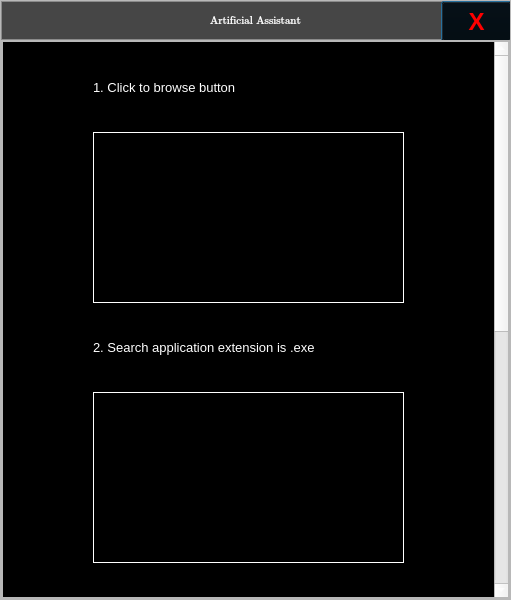
<?xml version="1.0" encoding="UTF-8"?>
<ui version="4.0">
 <class>Add_help</class>
 <widget class="QDialog" name="Add_help">
  <property name="geometry">
   <rect>
    <x>0</x>
    <y>0</y>
    <width>511</width>
    <height>600</height>
   </rect>
  </property>
  <property name="windowTitle">
   <string>Dialog</string>
  </property>
  <widget class="QFrame" name="frame">
   <property name="geometry">
    <rect>
     <x>0</x>
     <y>0</y>
     <width>511</width>
     <height>600</height>
    </rect>
   </property>
   <property name="frameShape">
    <enum>QFrame::StyledPanel</enum>
   </property>
   <property name="frameShadow">
    <enum>QFrame::Raised</enum>
   </property>
   <layout class="QVBoxLayout" name="verticalLayout">
    <property name="spacing">
     <number>0</number>
    </property>
    <property name="leftMargin">
     <number>0</number>
    </property>
    <property name="topMargin">
     <number>0</number>
    </property>
    <property name="rightMargin">
     <number>0</number>
    </property>
    <property name="bottomMargin">
     <number>0</number>
    </property>
    <item>
     <widget class="QFrame" name="frame_2">
      <property name="minimumSize">
       <size>
        <width>0</width>
        <height>39</height>
       </size>
      </property>
      <property name="maximumSize">
       <size>
        <width>16777215</width>
        <height>39</height>
       </size>
      </property>
      <property name="frameShape">
       <enum>QFrame::StyledPanel</enum>
      </property>
      <property name="frameShadow">
       <enum>QFrame::Raised</enum>
      </property>
      <widget class="QLabel" name="label">
       <property name="geometry">
        <rect>
         <x>0</x>
         <y>0</y>
         <width>509</width>
         <height>39</height>
        </rect>
       </property>
       <property name="font">
        <font>
         <family>Cambria Math</family>
         <pointsize>8</pointsize>
        </font>
       </property>
       <property name="styleSheet">
        <string notr="true">background-color: rgb(70, 70, 70);
border:1px solid rgb(138, 138, 138);
color:rgb(255, 255, 255);</string>
       </property>
       <property name="text">
        <string>Artificial Assistant</string>
       </property>
       <property name="alignment">
        <set>Qt::AlignCenter</set>
       </property>
      </widget>
      <widget class="QPushButton" name="pushButton">
       <property name="geometry">
        <rect>
         <x>440</x>
         <y>0</y>
         <width>71</width>
         <height>41</height>
        </rect>
       </property>
       <property name="font">
        <font>
         <pointsize>18</pointsize>
         <weight>75</weight>
         <bold>true</bold>
        </font>
       </property>
       <property name="styleSheet">
        <string notr="true">QPushButton{
	background-color:rgba(0,0,0,0);
	color: rgb(255, 0, 0);
}
QPushButton:hover{
	background-color: rgb(255, 0, 0);
	color:rgb(255,255,255)
}</string>
       </property>
       <property name="text">
        <string>X</string>
       </property>
      </widget>
     </widget>
    </item>
    <item>
     <widget class="QFrame" name="frame_3">
      <property name="frameShape">
       <enum>QFrame::StyledPanel</enum>
      </property>
      <property name="frameShadow">
       <enum>QFrame::Raised</enum>
      </property>
      <layout class="QVBoxLayout" name="verticalLayout_2">
       <property name="spacing">
        <number>0</number>
       </property>
       <property name="leftMargin">
        <number>0</number>
       </property>
       <property name="topMargin">
        <number>0</number>
       </property>
       <property name="rightMargin">
        <number>0</number>
       </property>
       <property name="bottomMargin">
        <number>0</number>
       </property>
       <item>
        <widget class="QScrollArea" name="scrollArea">
         <property name="styleSheet">
          <string notr="true">color: rgb(255, 255, 255);</string>
         </property>
         <property name="widgetResizable">
          <bool>true</bool>
         </property>
         <widget class="QWidget" name="scrollAreaWidgetContents">
          <property name="geometry">
           <rect>
            <x>0</x>
            <y>0</y>
            <width>484</width>
            <height>1060</height>
           </rect>
          </property>
          <layout class="QVBoxLayout" name="verticalLayout_3">
           <property name="spacing">
            <number>0</number>
           </property>
           <property name="leftMargin">
            <number>0</number>
           </property>
           <property name="topMargin">
            <number>0</number>
           </property>
           <property name="rightMargin">
            <number>0</number>
           </property>
           <property name="bottomMargin">
            <number>0</number>
           </property>
           <item>
            <widget class="QFrame" name="frame_4">
             <property name="minimumSize">
              <size>
               <width>0</width>
               <height>1060</height>
              </size>
             </property>
             <property name="styleSheet">
              <string notr="true">color: rgb(255, 255, 255);
background-color:rgb(0, 0, 0);</string>
             </property>
             <property name="frameShape">
              <enum>QFrame::StyledPanel</enum>
             </property>
             <property name="frameShadow">
              <enum>QFrame::Raised</enum>
             </property>
             <widget class="QLabel" name="label_2">
              <property name="geometry">
               <rect>
                <x>90</x>
                <y>20</y>
                <width>191</width>
                <height>51</height>
               </rect>
              </property>
              <property name="font">
               <font>
                <pointsize>10</pointsize>
               </font>
              </property>
              <property name="text">
               <string>1. Click to browse button</string>
              </property>
             </widget>
             <widget class="QLabel" name="label_3">
              <property name="geometry">
               <rect>
                <x>90</x>
                <y>90</y>
                <width>311</width>
                <height>171</height>
               </rect>
              </property>
              <property name="styleSheet">
               <string notr="true">border:1px solid rgb(255, 255, 255);</string>
              </property>
              <property name="text">
               <string/>
              </property>
              <property name="pixmap">
               <pixmap>Database/Images/1.png</pixmap>
              </property>
              <property name="scaledContents">
               <bool>true</bool>
              </property>
             </widget>
             <widget class="QLabel" name="label_4">
              <property name="geometry">
               <rect>
                <x>90</x>
                <y>280</y>
                <width>291</width>
                <height>51</height>
               </rect>
              </property>
              <property name="font">
               <font>
                <pointsize>10</pointsize>
               </font>
              </property>
              <property name="text">
               <string>2. Search application extension is .exe</string>
              </property>
             </widget>
             <widget class="QLabel" name="label_5">
              <property name="geometry">
               <rect>
                <x>90</x>
                <y>350</y>
                <width>311</width>
                <height>171</height>
               </rect>
              </property>
              <property name="styleSheet">
               <string notr="true">border:1px solid rgb(255, 255, 255);</string>
              </property>
              <property name="text">
               <string/>
              </property>
              <property name="pixmap">
               <pixmap>Database/Images/2.png</pixmap>
              </property>
              <property name="scaledContents">
               <bool>true</bool>
              </property>
             </widget>
             <widget class="QLabel" name="label_6">
              <property name="geometry">
               <rect>
                <x>90</x>
                <y>540</y>
                <width>281</width>
                <height>51</height>
               </rect>
              </property>
              <property name="font">
               <font>
                <pointsize>10</pointsize>
               </font>
              </property>
              <property name="text">
               <string>3. Click on open or Type manual path</string>
              </property>
             </widget>
             <widget class="QLabel" name="label_7">
              <property name="geometry">
               <rect>
                <x>90</x>
                <y>610</y>
                <width>311</width>
                <height>171</height>
               </rect>
              </property>
              <property name="styleSheet">
               <string notr="true">border:1px solid rgb(255, 255, 255);</string>
              </property>
              <property name="text">
               <string/>
              </property>
              <property name="pixmap">
               <pixmap>Database/Images/3.png</pixmap>
              </property>
              <property name="scaledContents">
               <bool>true</bool>
              </property>
             </widget>
             <widget class="QLabel" name="label_8">
              <property name="geometry">
               <rect>
                <x>90</x>
                <y>800</y>
                <width>281</width>
                <height>51</height>
               </rect>
              </property>
              <property name="font">
               <font>
                <pointsize>10</pointsize>
               </font>
              </property>
              <property name="text">
               <string>4. There are path choose successfully</string>
              </property>
             </widget>
             <widget class="QLabel" name="label_9">
              <property name="geometry">
               <rect>
                <x>90</x>
                <y>870</y>
                <width>311</width>
                <height>171</height>
               </rect>
              </property>
              <property name="styleSheet">
               <string notr="true">border:1px solid rgb(255, 255, 255);</string>
              </property>
              <property name="text">
               <string/>
              </property>
              <property name="pixmap">
               <pixmap>Database/Images/4.png</pixmap>
              </property>
              <property name="scaledContents">
               <bool>true</bool>
              </property>
             </widget>
            </widget>
           </item>
          </layout>
         </widget>
        </widget>
       </item>
      </layout>
     </widget>
    </item>
   </layout>
  </widget>
 </widget>
 <resources/>
 <connections/>
</ui>
